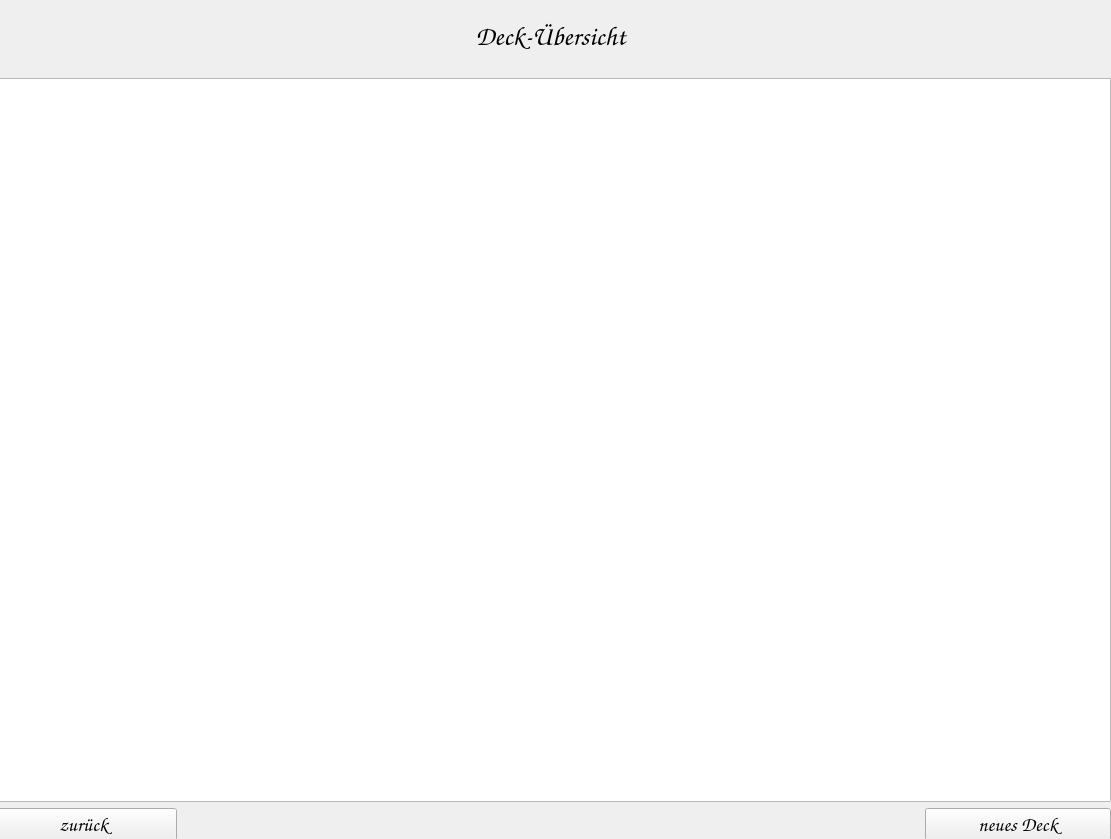
<?xml version="1.0" encoding="UTF-8"?>
<ui version="4.0">
 <class>Form</class>
 <widget class="QWidget" name="Form">
  <property name="geometry">
   <rect>
    <x>0</x>
    <y>0</y>
    <width>1111</width>
    <height>839</height>
   </rect>
  </property>
  <property name="windowTitle">
   <string>Form</string>
  </property>
  <widget class="QWidget" name="verticalLayoutWidget">
   <property name="geometry">
    <rect>
     <x>-10</x>
     <y>0</y>
     <width>1121</width>
     <height>841</height>
    </rect>
   </property>
   <layout class="QVBoxLayout" name="verticalLayout" stretch="1,10,1">
    <item>
     <widget class="QLabel" name="label">
      <property name="font">
       <font>
        <family>Comic Sans MS</family>
        <pointsize>20</pointsize>
       </font>
      </property>
      <property name="text">
       <string>Deck-Übersicht</string>
      </property>
      <property name="alignment">
       <set>Qt::AlignmentFlag::AlignCenter</set>
      </property>
     </widget>
    </item>
    <item>
     <widget class="QListWidget" name="listWidget"/>
    </item>
    <item>
     <layout class="QHBoxLayout" name="horizontalLayout" stretch="1,4,1">
      <property name="spacing">
       <number>2</number>
      </property>
      <item>
       <widget class="QPushButton" name="back_button">
        <property name="sizePolicy">
         <sizepolicy hsizetype="Minimum" vsizetype="Fixed">
          <horstretch>0</horstretch>
          <verstretch>0</verstretch>
         </sizepolicy>
        </property>
        <property name="font">
         <font>
          <family>Comic Sans MS</family>
          <pointsize>15</pointsize>
         </font>
        </property>
        <property name="text">
         <string>zurück</string>
        </property>
       </widget>
      </item>
      <item>
       <spacer name="horizontalSpacer">
        <property name="orientation">
         <enum>Qt::Orientation::Horizontal</enum>
        </property>
        <property name="sizeHint" stdset="0">
         <size>
          <width>40</width>
          <height>20</height>
         </size>
        </property>
       </spacer>
      </item>
      <item>
       <widget class="QPushButton" name="new_Deck_button">
        <property name="sizePolicy">
         <sizepolicy hsizetype="Minimum" vsizetype="Fixed">
          <horstretch>0</horstretch>
          <verstretch>0</verstretch>
         </sizepolicy>
        </property>
        <property name="font">
         <font>
          <family>Comic Sans MS</family>
          <pointsize>15</pointsize>
         </font>
        </property>
        <property name="text">
         <string>neues Deck</string>
        </property>
       </widget>
      </item>
     </layout>
    </item>
   </layout>
  </widget>
 </widget>
 <resources/>
 <connections/>
</ui>
